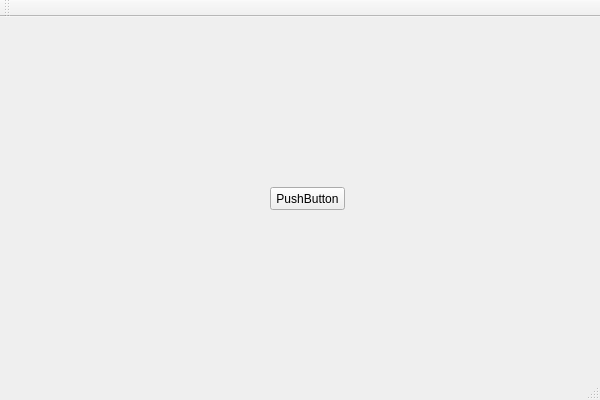
<?xml version="1.0" encoding="UTF-8"?>
<ui version="4.0">
 <class>file_service_qtClass</class>
 <widget class="QMainWindow" name="file_service_qtClass">
  <property name="geometry">
   <rect>
    <x>0</x>
    <y>0</y>
    <width>600</width>
    <height>400</height>
   </rect>
  </property>
  <property name="windowTitle">
   <string>file_service_qt</string>
  </property>
  <widget class="QWidget" name="centralWidget">
   <widget class="QPushButton" name="pushButton">
    <property name="geometry">
     <rect>
      <x>270</x>
      <y>170</y>
      <width>75</width>
      <height>23</height>
     </rect>
    </property>
    <property name="text">
     <string>PushButton</string>
    </property>
   </widget>
  </widget>
  <widget class="QMenuBar" name="menuBar">
   <property name="geometry">
    <rect>
     <x>0</x>
     <y>0</y>
     <width>600</width>
     <height>23</height>
    </rect>
   </property>
  </widget>
  <widget class="QToolBar" name="mainToolBar">
   <attribute name="toolBarArea">
    <enum>TopToolBarArea</enum>
   </attribute>
   <attribute name="toolBarBreak">
    <bool>false</bool>
   </attribute>
  </widget>
  <widget class="QStatusBar" name="statusBar"/>
 </widget>
 <layoutdefault spacing="6" margin="11"/>
 <resources>
  <include location="file_service_qt.qrc"/>
 </resources>
 <connections/>
</ui>
